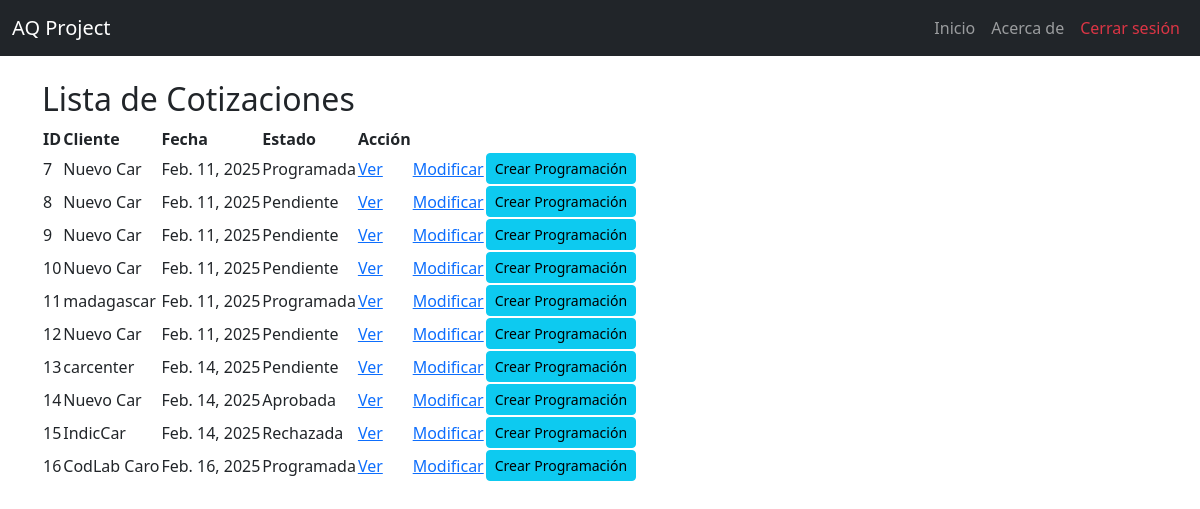
The page /cotizaciones/cotizaciones/ (signed in) on the database its author committed.
### cotizaciones/models.py (models this page shows, shortened)
class Cotizacion(models.Model):
    solicitud = models.ForeignKey(Solicitud, on_delete=models.CASCADE, related_name="cotizaciones")
    numero_servicio = models.CharField(max_length=10, unique=True, help_text="Formato: XXXX-X")
    fecha_cotizacion = models.DateField(null=True, blank=True)
    tipo_servicio = models.ManyToManyField("TipoServicio")
    dias_auditoria_etapa_1 = models.DecimalField(max_digits=3, decimal_places=1, null=True, blank=True)
    dias_auditoria_etapa_2 = models.DecimalField(max_digits=3, decimal_places=1, null=True, blank=True)
    precio_neto = models.DecimalField(max_digits=10, decimal_places=2, help_text="Valor sin IVA")
    precio_iva = models.DecimalField(max_digits=10, decimal_places=2, default=Decimal("0.00"), help_text="IVA (19%)")
    precio_total = models.DecimalField(max_digits=10, decimal_places=2, default=Decimal("0.00"), help_text="Total con IVA")
    ESTADO_CHOICES = [
        ('Pendiente', 'Pendiente'),
        ('Aprobada', 'Aprobada'),
        ('Rechazada', 'Rechazada'),
        ('Programada', 'Programada'),
    ]
    estado = models.CharField(max_length=20, choices=ESTADO_CHOICES, default='Pendiente')

### solicitudes/models.py (models this page shows, shortened)
class Solicitud(models.Model):
    cliente = models.ForeignKey(Cliente, on_delete=models.CASCADE, related_name="solicitudes_solicitudes")  # Relación con el modelo Cliente
    fecha_solicitud = models.DateField(default=date.today)  # Fecha en que se crea la solicitud
    estado = models.CharField(
        max_length=20,
        choices=[
            ('Pendiente', 'Pendiente'),
            ('Aprobada', 'Aprobada'),
            ('Rechazada', 'Rechazada')
        ],
        default='Pendiente'
    )  # Estado de la solicitud

class Cliente(models.Model):
    nit = models.CharField(max_length=20, unique=True)  # Nit único
    nombre_propietario = models.CharField(max_length=100)
    nombre_establecimiento = models.CharField(max_length=100)
    representante_legal = models.CharField(max_length=100)
    cedula_ciudadania = models.CharField(max_length=20)
    ciudad = models.CharField(max_length=100)
    departamento = models.CharField(max_length=100)
    direccion = models.CharField(max_length=200)
    representante_organismo = models.CharField(max_length=100)
    cargo = models.CharField(max_length=50)
    telefono_fijo = models.CharField(max_length=20, blank=True, null=True)
    telefono_celular = models.CharField(max_length=20)
    correo_electronico = models.EmailField()
    nivel_cea = models.CharField(max_length=50, choices=NIVELES_CEA)
    cantidad_vehiculos = models.IntegerField(null=True, blank=True)
    cantidad_instructores = models.IntegerField(null=True, blank=True)
    categorias_certificar = models.ManyToManyField(Categoria, blank=True)
    certificado_conformidad = models.CharField(max_length=2, choices=CERTIFICADO_CONFORMIDAD_CHOICES, default="No")
    nombre_ente_certificador = models.CharField(max_length=100, blank=True, null=True)  # Se llena si es "Sí"
    fecha_solicitud = models.DateField(null=True, blank=True)  # Se establece solo cuando se envía la solicitud

### cotizaciones/views.py (the view)
# urls.py: path("cotizaciones/", listado_cotizaciones, name="listado_cotizaciones"),
@login_required
def listado_cotizaciones(request):
    cotizaciones = Cotizacion.objects.all()
    return render(request, "cotizaciones/listado_cotizaciones.html", {"cotizaciones": cotizaciones})

### cotizaciones/templates/cotizaciones/listado_cotizaciones.html (shortened to what this page needs)
<!DOCTYPE html>
<html lang="es">
<head>
</head>
{% extends 'layouts/base.html' %}
{% block content %}
<body>
    <h2>Lista de Cotizaciones</h2>
<table>
    <tr>
        <th>ID</th>
        <th>Cliente</th>
        <th>Fecha</th>
        <th>Estado</th>
        <th>Acción</th>
    </tr>
    {% for cotizacion in cotizaciones %}
    <tr>
        <td>{{ cotizacion.id }}</td>
        <td>{{ cotizacion.solicitud.cliente.nombre_establecimiento }}</td>
        <td>{{ cotizacion.fecha_cotizacion }}</td>
        <td>{{ cotizacion.estado }}</td>
        <td><a href="{% url 'detalle_cotizacion' cotizacion.id %}">Ver</a></td>
        <td><a href="{% url 'editar_cotizacion' cotizacion.id %}">Modificar</a></td>
        <td><a href="{% url 'crear_programacion' cotizacion.id %}" class="btn btn-sm btn-info">Crear Programación</a></td>
    </tr>
    {% endfor %}
</table>
</body>
{% endblock %}

### rows shown on the page
Cotizacion: id "7", solicitud.cliente.nombre_establecimiento "Nuevo Car", fecha_cotizacion "Feb. 11, 2025", estado "Programada"
Cotizacion: id "8", solicitud.cliente.nombre_establecimiento "Nuevo Car", fecha_cotizacion "Feb. 11, 2025", estado "Pendiente"
Cotizacion: id "9", solicitud.cliente.nombre_establecimiento "Nuevo Car", fecha_cotizacion "Feb. 11, 2025", estado "Pendiente"
Cotizacion: id "10", solicitud.cliente.nombre_establecimiento "Nuevo Car", fecha_cotizacion "Feb. 11, 2025", estado "Pendiente"
Cotizacion: id "11", solicitud.cliente.nombre_establecimiento "madagascar", fecha_cotizacion "Feb. 11, 2025", estado "Programada"
Cotizacion: id "12", solicitud.cliente.nombre_establecimiento "Nuevo Car", fecha_cotizacion "Feb. 11, 2025", estado "Pendiente"
Cotizacion: id "13", solicitud.cliente.nombre_establecimiento "carcenter", fecha_cotizacion "Feb. 14, 2025", estado "Pendiente"
Cotizacion: id "14", solicitud.cliente.nombre_establecimiento "Nuevo Car", fecha_cotizacion "Feb. 14, 2025", estado "Aprobada"
Cotizacion: id "15", solicitud.cliente.nombre_establecimiento "IndicCar", fecha_cotizacion "Feb. 14, 2025", estado "Rechazada"
Cotizacion: id "16", solicitud.cliente.nombre_establecimiento "CodLab Caro", fecha_cotizacion "Feb. 16, 2025", estado "Programada"
